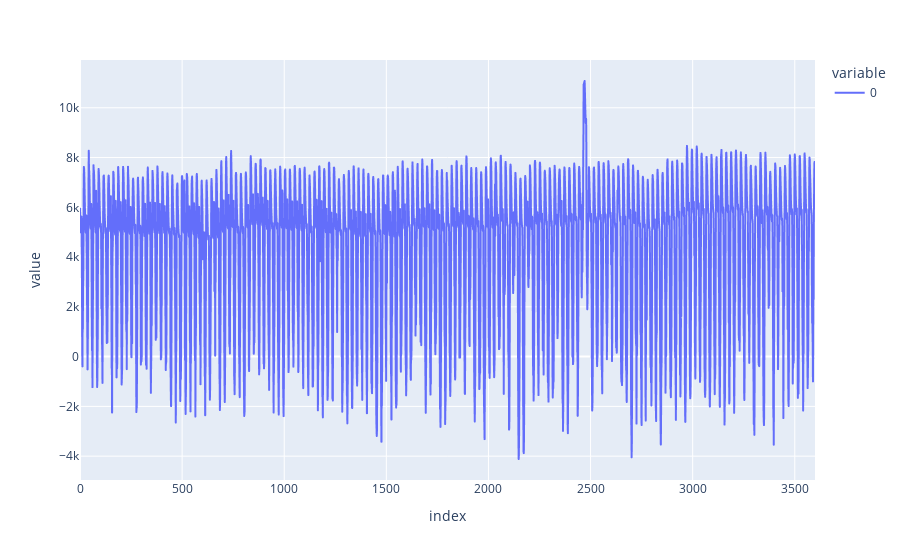

Notebook code for this chart:
### Code cell
y_train_original = pd.read_csv('y_train_original_base.csv', parse_dates=True, index_col='date')
px.line(y_train_original.values.flatten())

### Figure 1 — Plotly figure (JSON) as saved in the notebook; plotly's stock layout.template omitted (floating-point values rounded to 4 significant figures; data arrays with more than 128 entries replaced by an {"elided": "..."} marker saying what was removed)
{"data": [{"hovertemplate": "variable=0<br>index=%{x}<br>value=%{y}<extra></extra>", "legendgroup": "0", "line": {"color": "#636efa", "dash": "solid"}, "marker": {"symbol": "circle"}, "mode": "lines", "name": "0", "showlegend": true, "type": "scattergl", "x": {"elided": "3600 int values"}, "xaxis": "x", "y": {"elided": "3600 float values"}, "yaxis": "y"}], "layout": {"legend": {"title": {"text": "variable"}, "tracegroupgap": 0}, "margin": {"t": 60}, "xaxis": {"anchor": "y", "domain": [0, 1], "title": {"text": "index"}}, "yaxis": {"anchor": "x", "domain": [0, 1], "title": {"text": "value"}}}}
